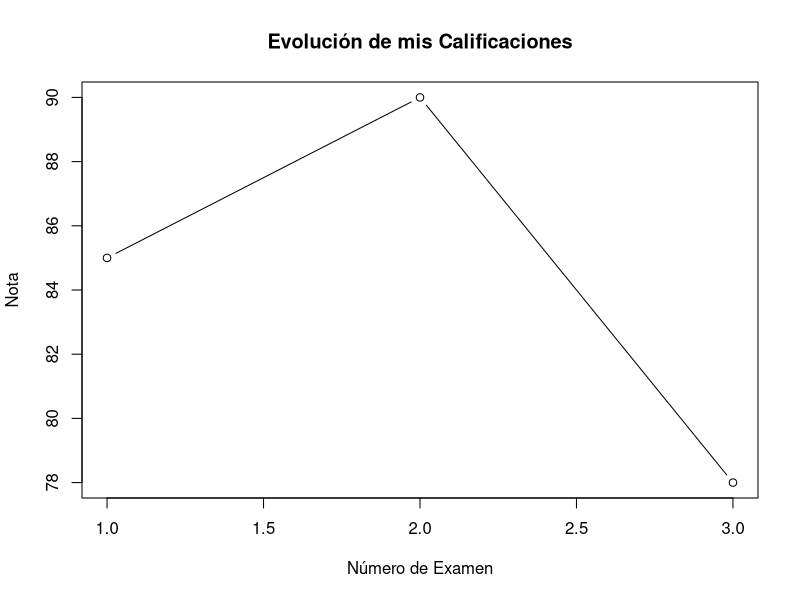
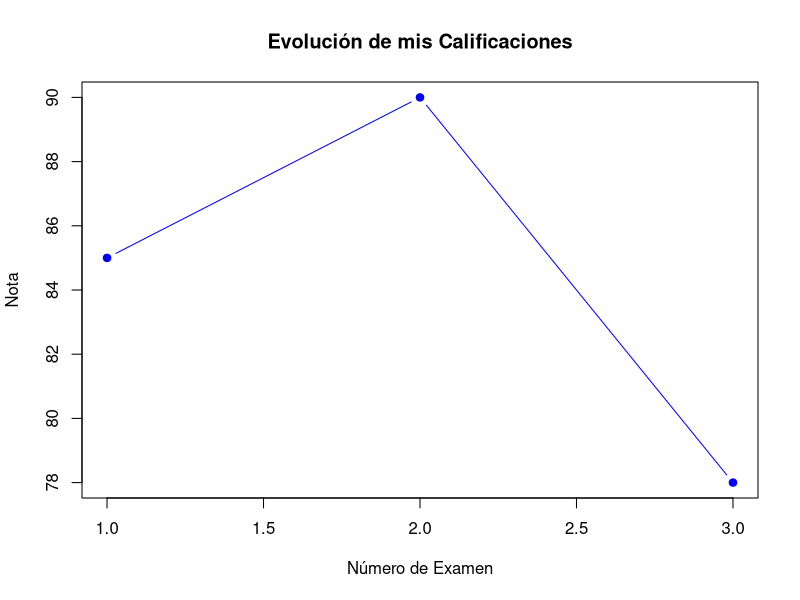

Write R code to recreate these figures, in order.
## ---- chunk 1
mi_edad <- 25
# (Guardamos el número 25 en la variable "mi_edad").

nombre <- "Alex"
# (Guardamos texto, que siempre va entre comillas).

cantidad = 127
## ---- chunk 2
precios <- c(10, 15, 20, 25)

nombres <- c("Ana", "Luis", "Marta")
## ---- chunk 3
mis_notas = c(8, 7.75, 6.50)
## ---- chunk 4
mis_notas + 2
## ---- chunk 5
mean(mis_notas)
## ---- chunk 6
mis_notas <- c(85, 90, 78)
mean(mis_notas)
## ---- chunk 7
plot(mis_notas,       
     type = "b",
     main = "Evolución de mis Calificaciones",
     xlab = "Número de Examen",
     ylab = "Nota")
## ---- chunk 8
plot(mis_notas, 
     type = "b", 
     col = "blue",          # Cambia el color a azul
     pch = 19,              # Cambia el estilo del punto a uno sólido
     main = "Evolución de mis Calificaciones", 
     xlab = "Número de Examen", 
     ylab = "Nota")
